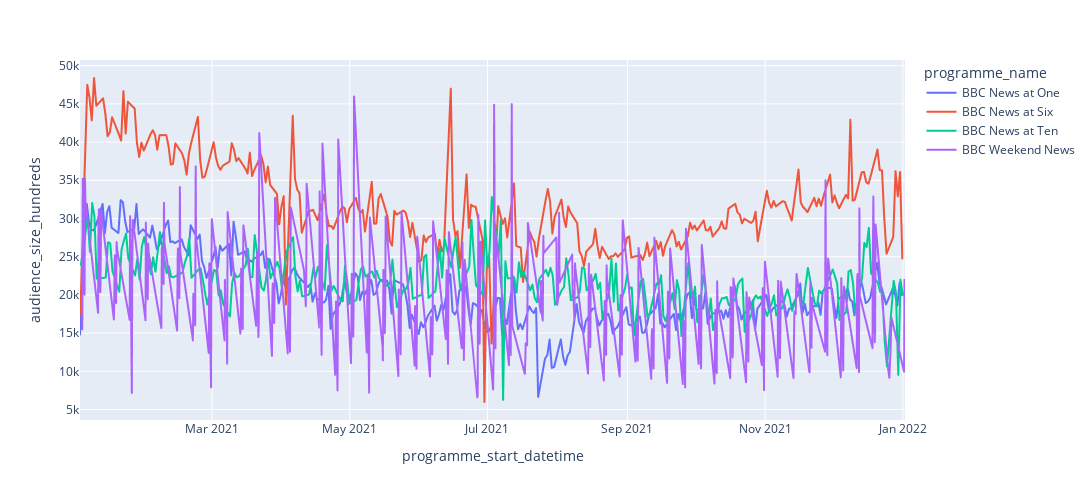

Notebook code for this chart:
### Markdown cell above
## Plotting the data

### Code cell
import plotly.express as px
px.line(bbc_news_all_homes, x="programme_start_datetime", y="audience_size_hundreds", color="programme_name", width = 1300, height=500)

### Figure 1 — Plotly figure (JSON) as saved in the notebook; plotly's stock layout.template omitted (floating-point values rounded to 4 significant figures; data arrays with more than 128 entries replaced by an {"elided": "..."} marker saying what was removed)
{"data": [{"hovertemplate": "programme_name=BBC News at One<br>programme_start_datetime=%{x}<br>audience_size_hundreds=%{y}<extra></extra>", "legendgroup": "BBC News at One", "line": {"color": "#636efa", "dash": "solid"}, "marker": {"symbol": "circle"}, "mode": "lines", "name": "BBC News at One", "showlegend": true, "type": "scattergl", "x": {"elided": "260 str values"}, "xaxis": "x", "y": {"elided": "260 int values"}, "yaxis": "y"}, {"hovertemplate": "programme_name=BBC News at Six<br>programme_start_datetime=%{x}<br>audience_size_hundreds=%{y}<extra></extra>", "legendgroup": "BBC News at Six", "line": {"color": "#EF553B", "dash": "solid"}, "marker": {"symbol": "circle"}, "mode": "lines", "name": "BBC News at Six", "showlegend": true, "type": "scattergl", "x": {"elided": "261 str values"}, "xaxis": "x", "y": {"elided": "261 int values"}, "yaxis": "y"}, {"hovertemplate": "programme_name=BBC News at Ten<br>programme_start_datetime=%{x}<br>audience_size_hundreds=%{y}<extra></extra>", "legendgroup": "BBC News at Ten", "line": {"color": "#00cc96", "dash": "solid"}, "marker": {"symbol": "circle"}, "mode": "lines", "name": "BBC News at Ten", "showlegend": true, "type": "scattergl", "x": {"elided": "259 str values"}, "xaxis": "x", "y": {"elided": "259 int values"}, "yaxis": "y"}, {"hovertemplate": "programme_name=BBC Weekend News<br>programme_start_datetime=%{x}<br>audience_size_hundreds=%{y}<extra></extra>", "legendgroup": "BBC Weekend News", "line": {"color": "#ab63fa", "dash": "solid"}, "marker": {"symbol": "circle"}, "mode": "lines", "name": "BBC Weekend News", "showlegend": true, "type": "scattergl", "x": {"elided": "312 str values"}, "xaxis": "x", "y": {"elided": "312 int values"}, "yaxis": "y"}], "layout": {"height": 500, "legend": {"title": {"text": "programme_name"}, "tracegroupgap": 0}, "margin": {"t": 60}, "width": 1300, "xaxis": {"anchor": "y", "domain": [0, 1], "title": {"text": "programme_start_datetime"}}, "yaxis": {"anchor": "x", "domain": [0, 1], "title": {"text": "audience_size_hundreds"}}}}
